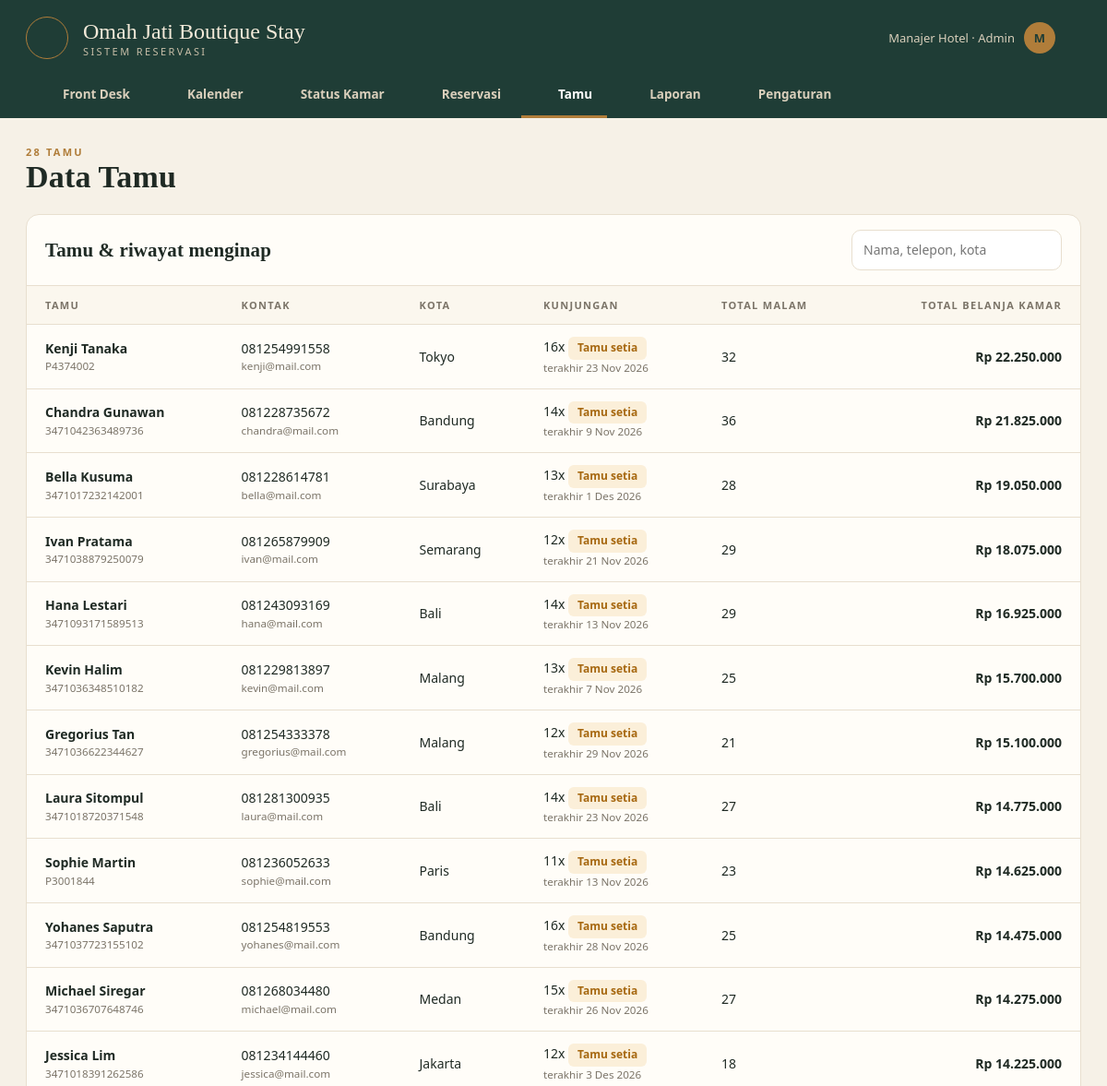
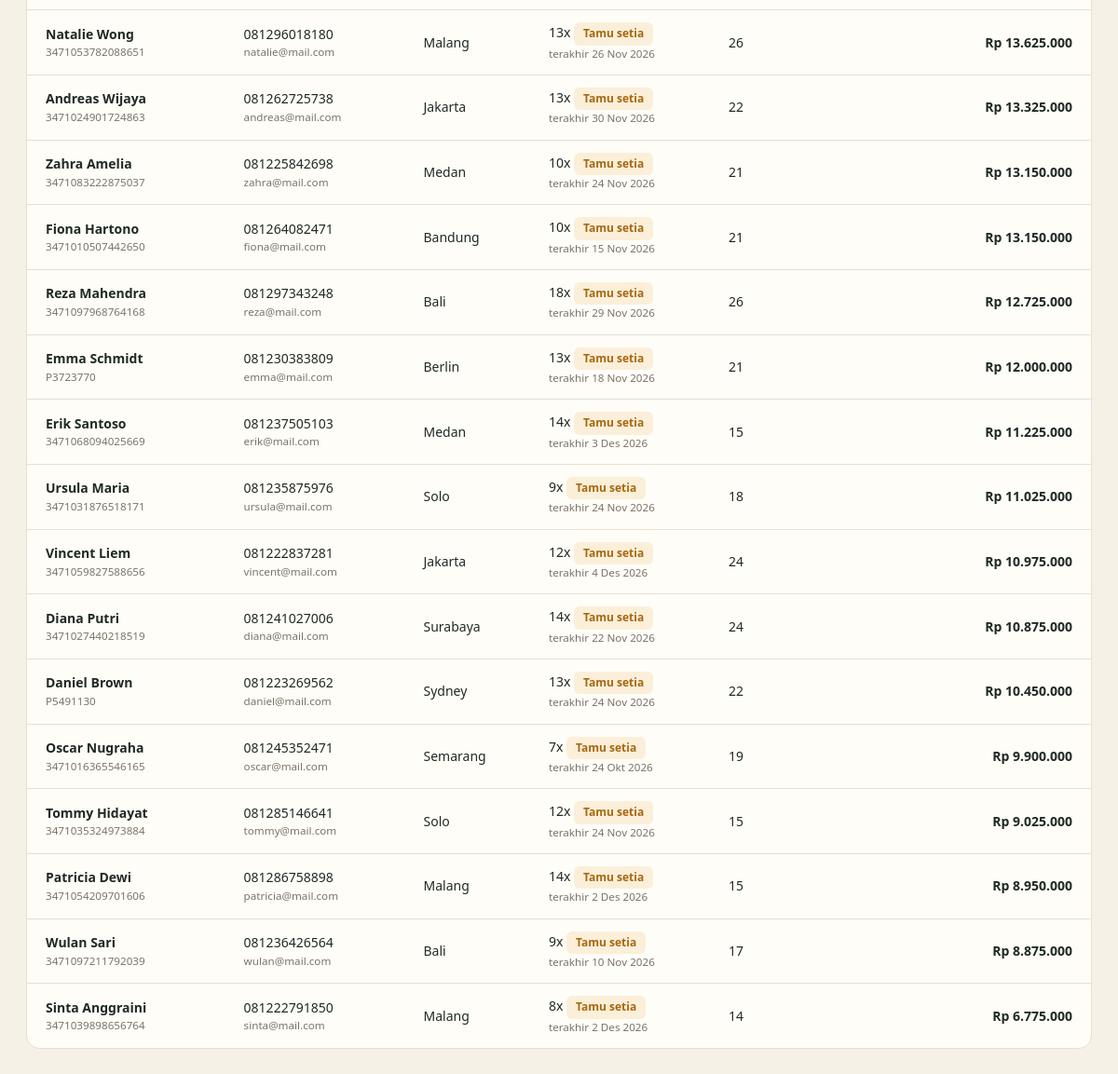
Screenshot of /index.php?page=tamu (signed in) with the database file from the repository (2 pictures, top to bottom).
### tables this page shows
CREATE TABLE pengaturan (
  id INT PRIMARY KEY,
  nama_hotel VARCHAR(100) NOT NULL,
  alamat VARCHAR(255),
  telepon VARCHAR(30),
  jam_checkin VARCHAR(5) NOT NULL DEFAULT '14:00',
  jam_checkout VARCHAR(5) NOT NULL DEFAULT '12:00',
  pajak_persen TINYINT NOT NULL DEFAULT 0
);

CREATE TABLE tamu (
  id INT AUTO_INCREMENT PRIMARY KEY,
  nama VARCHAR(100) NOT NULL,
  identitas VARCHAR(30),           
  telepon VARCHAR(20) NOT NULL,
  email VARCHAR(100),
  kota VARCHAR(60),
  created_at TIMESTAMP DEFAULT CURRENT_TIMESTAMP
);

### index.php (called while the page is built, shortened)
<?php
require __DIR__ . '/includes/bootstrap.php';
$routes = [
    'login'      => 'pages/login.php',
    'logout'     => 'pages/logout.php',
    'dashboard'  => 'pages/dashboard.php',
    'kalender'   => 'pages/kalender.php',
    'kamar'      => 'pages/kamar.php',
    'reservasi'  => 'pages/reservasi/index.php',
    'res.baru'   => 'pages/reservasi/baru.php',
    'res.detail' => 'pages/reservasi/detail.php',
    'res.aksi'   => 'pages/reservasi/aksi.php',
    'invoice'    => 'pages/reservasi/invoice.php',
    'tamu'       => 'pages/tamu.php',
    'laporan'    => 'pages/laporan.php',
    'master'     => 'pages/master/index.php',
];
$page = $_GET['page'] ?? 'dashboard';
require __DIR__ . '/' . $routes[$page];

### pages/tamu.php (the view)
<?php
$cari = trim($_GET['cari'] ?? '');
$rows = q("SELECT t.*, COUNT(r.id) inap, COALESCE(SUM(CASE WHEN r.status = 'checkout' THEN r.malam END),0) malam,
           COALESCE(SUM(CASE WHEN r.status = 'checkout' THEN r.malam * r.harga_malam - r.diskon END),0) belanja, MAX(r.check_in) terakhir
           FROM tamu t LEFT JOIN reservasi r ON r.tamu_id = t.id AND r.status <> 'batal'
           WHERE t.nama LIKE ? OR t.telepon LIKE ? OR t.kota LIKE ? GROUP BY t.id ORDER BY belanja DESC", ["%$cari%", "%$cari%", "%$cari%"])->fetchAll();
$title = 'Data Tamu';
$eyebrow = count($rows) . ' tamu';
require __DIR__ . '/../includes/header.php';
?>
<div class="card">
    <div class="card-head"><h2>Tamu & riwayat menginap</h2><form class="filters" method="get"><input type="hidden" name="page" value="tamu"><input type="search" name="cari" value="<?= e($cari) ?>" placeholder="Nama, telepon, kota"></form></div>
    <div class="table-wrap"><table>
        <thead><tr><th>Tamu</th><th>Kontak</th><th>Kota</th><th>Kunjungan</th><th>Total malam</th><th class="text-right">Total belanja kamar</th></tr></thead>
        <tbody><?php foreach ($rows as $t): ?>
            <tr><td><strong><?= e($t['nama']) ?></strong><small><?= e($t['identitas'] ?: '-') ?></small></td><td><?= e($t['telepon']) ?><small><?= e($t['email']) ?></small></td><td><?= e($t['kota'] ?: '-') ?></td>
                <td><?= $t['inap'] ?>x<?= $t['inap'] >= 3 ? ' <span class="badge badge-amber">Tamu setia</span>' : '' ?><small><?= $t['terakhir'] ? 'terakhir ' . tgl($t['terakhir']) : '' ?></small></td>
                <td><?= $t['malam'] ?></td><td class="text-right"><strong><?= rupiah($t['belanja']) ?></strong></td></tr>
        <?php endforeach; ?></tbody>
    </table></div>
</div>
<?php require __DIR__ . '/../includes/footer.php'; ?>

### includes/header.php (shortened to what this page needs)
<?php
$nav = [
    ['dashboard', 'Front Desk', 'home'],
    ['kalender', 'Kalender', 'calendar'],
    ['kamar', 'Status Kamar', 'grid'],
    ['reservasi', 'Reservasi', 'receipt'],
    ['tamu', 'Tamu', 'users'],
    ['laporan', 'Laporan', 'chart'],
];
if (user()['role'] === 'admin') $nav[] = ['master', 'Pengaturan', 'settings'];
$current = $_GET['page'] ?? 'dashboard';
$set = setting();
?>
<!DOCTYPE html>
<html lang="id">
<head>
    <link rel="stylesheet" href="assets/css/style.css">
</head>
<body>
<header class="masthead">
    <div class="masthead-inner">
        <div class="mast-top">
            <span class="crest"><?= icon('sparkle', 20) ?></span>
            <div class="name"><?= e($set['nama_hotel']) ?><small>Sistem Reservasi</small></div>
            <div class="mast-user"><span><?= e(user()['nama']) ?> · <?= e(ucfirst(user()['role'])) ?></span><span class="dot"><?= e(strtoupper(substr(user()['nama'], 0, 1))) ?></span>
                <a href="<?= url('logout') ?>" title="Keluar"><?= icon('logout', 18) ?></a></div>
        </div>
        <nav class="tabs">
            <?php foreach ($nav as [$key, $label, $ic]): ?><a href="<?= url($key) ?>" class="<?= $current === $key ? 'active' : '' ?>"><?= icon($ic, 16) ?> <?= $label ?></a><?php endforeach; ?>
        </nav>
    </div>
</header>
<main class="page">
    <div class="page-head">
        <div><div class="eyebrow"><?= e($eyebrow ?? tgl(date('Y-m-d'))) ?></div><h1><?= e($title ?? 'Front Desk') ?></h1></div>
    </div>

### assets/css/style.css (style rules this page uses)
:root { --bg: #f6f1e7; --paper: #fffdf8; --ink: #1f2a24; --muted: #7b7468; --line: #e8dfcf; --green: #1f3d36; --green-2: #2d564c; --gold: #b07d3a; --gold-soft: #f4e9d6; --c-green: #2f7a4f; --c-green-bg: #e5f2e9; --c-blue: #2c5b8f; --c-blue-bg: #e6eef8; --c-amber: #a6670f; --c-amber-bg: #fbefd9; --c-red: #a33a2f; --c-red-bg: #f8e4e1; --c-gray: #6e6a62; --c-gray-bg: #efebe3; --serif: "Cormorant Garamond", "Playfair Display", Georgia, "Times New Roman", serif; --sans: "Segoe UI", system-ui, -apple-system, "Helvetica Neue", sans-serif; }
* { box-sizing: border-box; }
body { margin: 0; background: var(--bg); color: var(--ink); font: 14px/1.55 var(--sans); }
a { color: var(--green-2); text-decoration: none; }
.text-right { text-align: right; }
h1, h2, h3 { margin: 0; font-family: var(--serif); font-weight: 600; letter-spacing: .005em; }
.masthead { background: var(--green); color: #f3ead9; }
.masthead-inner { max-width: 1360px; margin: 0 auto; padding: 18px 28px 0; }
.mast-top { display: flex; align-items: center; gap: 16px; }
.crest { width: 46px; height: 46px; border: 1.5px solid var(--gold); border-radius: 50%; display: grid; place-items: center; color: var(--gold); }
.mast-top .name { font-family: var(--serif); font-size: 24px; line-height: 1; }
.mast-top .name small { display: block; font-family: var(--sans); font-size: 11px; letter-spacing: .22em; text-transform: uppercase; color: #c9bfa9; margin-top: 4px; }
.mast-user { display: flex; align-items: center; gap: 10px; font-size: 13px; color: #d9cfbb; }
.mast-user a { color: #d9cfbb; }
.mast-user .dot { width: 34px; height: 34px; border-radius: 50%; background: var(--gold); color: var(--green); display: grid; place-items: center; font-weight: 700; }
.tabs { display: flex; gap: 6px; margin-top: 16px; overflow-x: auto; }
.tabs a { color: #d9cfbb; padding: 12px 16px; font-weight: 600; font-size: 13.5px; border-bottom: 3px solid transparent; display: flex; gap: 8px; align-items: center; white-space: nowrap; }
.tabs a.active { color: #fff; border-bottom-color: var(--gold); }
.page { max-width: 1360px; margin: 0 auto; padding: 28px 28px 50px; }
.page-head { display: flex; align-items: flex-end; justify-content: space-between; gap: 14px; margin-bottom: 22px; flex-wrap: wrap; }
.page-head h1 { font-size: 34px; line-height: 1.1; }
.page-head .eyebrow { font-size: 11px; letter-spacing: .2em; text-transform: uppercase; color: var(--gold); font-weight: 700; }
.card { background: var(--paper); border: 1px solid var(--line); border-radius: 14px; }
.card-head { display: flex; justify-content: space-between; align-items: center; gap: 12px; padding: 16px 20px; border-bottom: 1px solid var(--line); flex-wrap: wrap; }
.card-head h2 { font-size: 21px; }
.table-wrap { overflow-x: auto; }
table { width: 100%; border-collapse: collapse; }
th { text-align: left; font-size: 11px; letter-spacing: .12em; text-transform: uppercase; color: var(--muted); padding: 12px 20px; border-bottom: 1px solid var(--line); background: #fbf7ee; }
td { padding: 13px 20px; border-bottom: 1px solid var(--line); vertical-align: middle; }
tr:last-child td { border-bottom: 0; }
td strong { display: block; }
td small { color: var(--muted); display: block; }
.badge { display: inline-block; padding: 3px 10px; border-radius: 6px; font-size: 12px; font-weight: 600; }
.badge-amber { background: var(--c-amber-bg); color: var(--c-amber); }
input[type=text], input[type=number], input[type=date], input[type=password], input[type=search], input[type=email], select, textarea { width: 100%; padding: 10px 12px; border: 1px solid var(--line); border-radius: 10px; background: #fff; font: inherit; color: var(--ink); }
.filters { display: flex; gap: 8px; flex-wrap: wrap; align-items: center; }
.filters input, .filters select { width: auto; }

### rows the page displays
pengaturan: nama_hotel "Omah Jati Boutique Stay"
tamu: nama "Kenji Tanaka", identitas "P4374002", telepon "081254991558", email "kenji@mail.com", kota "Tokyo", inap "16", terakhir "23 Nov 2026", malam "32", belanja "Rp 22.250.000"
tamu: nama "Chandra Gunawan", identitas "3471042363489736", telepon "081228735672", email "chandra@mail.com", kota "Bandung", inap "14", terakhir "9 Nov 2026", malam "36", belanja "Rp 21.825.000"
tamu: nama "Bella Kusuma", identitas "3471017232142001", telepon "081228614781", email "bella@mail.com", kota "Surabaya", inap "13", terakhir "1 Des 2026", malam "28", belanja "Rp 19.050.000"
tamu: nama "Ivan Pratama", identitas "3471038879250079", telepon "081265879909", email "ivan@mail.com", kota "Semarang", inap "12", terakhir "21 Nov 2026", malam "29", belanja "Rp 18.075.000"
tamu: nama "Hana Lestari", identitas "3471093171589513", telepon "081243093169", email "hana@mail.com", kota "Bali", inap "14", terakhir "13 Nov 2026", malam "29", belanja "Rp 16.925.000"
tamu: nama "Kevin Halim", identitas "3471036348510182", telepon "081229813897", email "kevin@mail.com", kota "Malang", inap "13", terakhir "7 Nov 2026", malam "25", belanja "Rp 15.700.000"
tamu: nama "Gregorius Tan", identitas "3471036622344627", telepon "081254333378", email "gregorius@mail.com", kota "Malang", inap "12", terakhir "29 Nov 2026", malam "21", belanja "Rp 15.100.000"
tamu: nama "Laura Sitompul", identitas "3471018720371548", telepon "081281300935", email "laura@mail.com", kota "Bali", inap "14", terakhir "23 Nov 2026", malam "27", belanja "Rp 14.775.000"
tamu: nama "Sophie Martin", identitas "P3001844", telepon "081236052633", email "sophie@mail.com", kota "Paris", inap "11", terakhir "13 Nov 2026", malam "23", belanja "Rp 14.625.000"
tamu: nama "Yohanes Saputra", identitas "3471037723155102", telepon "081254819553", email "yohanes@mail.com", kota "Bandung", inap "16", terakhir "28 Nov 2026", malam "25", belanja "Rp 14.475.000"
tamu: nama "Michael Siregar", identitas "3471036707648746", telepon "081268034480", email "michael@mail.com", kota "Medan", inap "15", terakhir "26 Nov 2026", malam "27", belanja "Rp 14.275.000"
tamu: nama "Jessica Lim", identitas "3471018391262586", telepon "081234144460", email "jessica@mail.com", kota "Jakarta", inap "12", terakhir "3 Des 2026", malam "18", belanja "Rp 14.225.000"
tamu: nama "Natalie Wong", identitas "3471053782088651", telepon "081296018180", email "natalie@mail.com", kota "Malang", inap "13", terakhir "26 Nov 2026", malam "26", belanja "Rp 13.625.000"
tamu: nama "Andreas Wijaya", identitas "3471024901724863", telepon "081262725738", email "andreas@mail.com", kota "Jakarta", inap "13", terakhir "30 Nov 2026", malam "22", belanja "Rp 13.325.000"
tamu: nama "Zahra Amelia", identitas "3471083222875037", telepon "081225842698", email "zahra@mail.com", kota "Medan", inap "10", terakhir "24 Nov 2026", malam "21", belanja "Rp 13.150.000"
tamu: nama "Fiona Hartono", identitas "3471010507442650", telepon "081264082471", email "fiona@mail.com", kota "Bandung", inap "10", terakhir "15 Nov 2026", malam "21", belanja "Rp 13.150.000"
tamu: nama "Reza Mahendra", identitas "3471097968764168", telepon "081297343248", email "reza@mail.com", kota "Bali", inap "18", terakhir "29 Nov 2026", malam "26", belanja "Rp 12.725.000"
tamu: nama "Emma Schmidt", identitas "P3723770", telepon "081230383809", email "emma@mail.com", kota "Berlin", inap "13", terakhir "18 Nov 2026", malam "21", belanja "Rp 12.000.000"
tamu: nama "Erik Santoso", identitas "3471068094025669", telepon "081237505103", email "erik@mail.com", kota "Medan", inap "14", terakhir "3 Des 2026", malam "15", belanja "Rp 11.225.000"
tamu: nama "Ursula Maria", identitas "3471031876518171", telepon "081235875976", email "ursula@mail.com", kota "Solo", inap "9", terakhir "24 Nov 2026", malam "18", belanja "Rp 11.025.000"
tamu: nama "Vincent Liem", identitas "3471059827588656", telepon "081222837281", email "vincent@mail.com", kota "Jakarta", inap "12", terakhir "4 Des 2026", malam "24", belanja "Rp 10.975.000"
tamu: nama "Diana Putri", identitas "3471027440218519", telepon "081241027006", email "diana@mail.com", kota "Surabaya", inap "14", terakhir "22 Nov 2026", malam "24", belanja "Rp 10.875.000"
tamu: nama "Daniel Brown", identitas "P5491130", telepon "081223269562", email "daniel@mail.com", kota "Sydney", inap "13", terakhir "24 Nov 2026", malam "22", belanja "Rp 10.450.000"
tamu: nama "Oscar Nugraha", identitas "3471016365546165", telepon "081245352471", email "oscar@mail.com", kota "Semarang", inap "7", terakhir "24 Okt 2026", malam "19", belanja "Rp 9.900.000"
tamu: nama "Tommy Hidayat", identitas "3471035324973884", telepon "081285146641", email "tommy@mail.com", kota "Solo", inap "12", terakhir "24 Nov 2026", malam "15", belanja "Rp 9.025.000"
tamu: nama "Patricia Dewi", identitas "3471054209701606", telepon "081286758898", email "patricia@mail.com", kota "Malang", inap "14", terakhir "2 Des 2026", malam "15", belanja "Rp 8.950.000"
tamu: nama "Wulan Sari", identitas "3471097211792039", telepon "081236426564", email "wulan@mail.com", kota "Bali", inap "9", terakhir "10 Nov 2026", malam "17", belanja "Rp 8.875.000"
tamu: nama "Sinta Anggraini", identitas "3471039898656764", telepon "081222791850", email "sinta@mail.com", kota "Malang", inap "8", terakhir "2 Des 2026", malam "14", belanja "Rp 6.775.000"

### other values shown
user()['nama'] "Manajer Hotel"
user()['role'] "Admin"
substr(user()['nama'], 0, 1) "M"
$label "Front Desk"
$label "Kalender"
$label "Status Kamar"
$label "Reservasi"
$label "Tamu"
$label "Laporan"
$label "Pengaturan"
$eyebrow "28 TAMU"
$title "Data Tamu"
